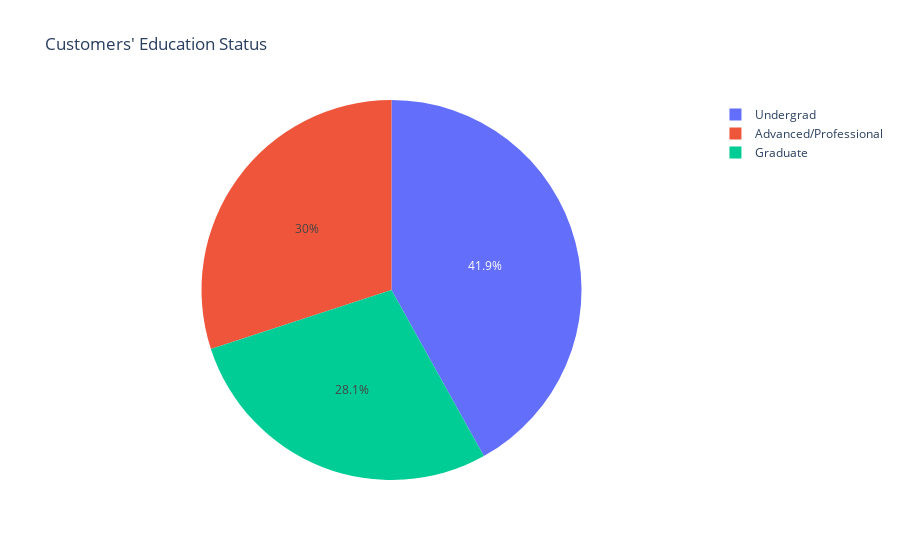

The notebook cell saved with this chart:
### Code cell
fig = px.pie(data, values = EDU_dis, names = EDU_dis.index, title = 'Customers\' Education Status')

fig.show()

### Figure 1 — Plotly figure (JSON) as saved in the notebook; plotly's stock layout.template omitted (floating-point values rounded to 4 significant figures)
{"data": [{"domain": {"x": [0, 1], "y": [0, 1]}, "hovertemplate": "label=%{label}<br>value=%{value}<extra></extra>", "labels": ["Advanced/Professional", "Graduate", "Undergrad"], "legendgroup": "", "name": "", "showlegend": true, "type": "pie", "values": [1501, 1403, 2096]}], "layout": {"legend": {"tracegroupgap": 0}, "title": {"text": "Customers' Education Status"}}}
